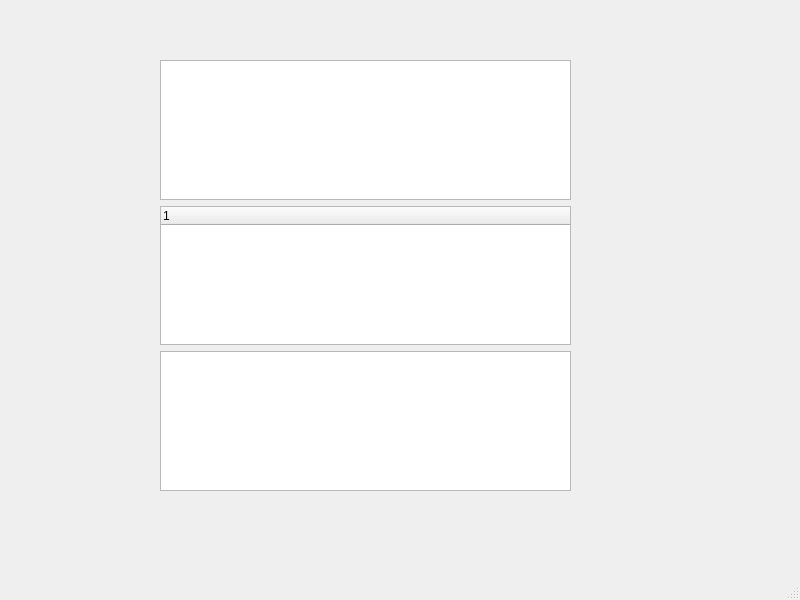
<?xml version="1.0" encoding="UTF-8"?>
<ui version="4.0">
 <class>MainWindow</class>
 <widget class="QMainWindow" name="MainWindow">
  <property name="geometry">
   <rect>
    <x>0</x>
    <y>0</y>
    <width>800</width>
    <height>600</height>
   </rect>
  </property>
  <property name="windowTitle">
   <string>MainWindow</string>
  </property>
  <widget class="QWidget" name="centralwidget">
   <widget class="QWidget" name="verticalLayoutWidget">
    <property name="geometry">
     <rect>
      <x>160</x>
      <y>60</y>
      <width>411</width>
      <height>431</height>
     </rect>
    </property>
    <layout class="QVBoxLayout" name="verticalLayout">
     <item>
      <widget class="QListWidget" name="listWidget"/>
     </item>
     <item>
      <widget class="QTreeWidget" name="treeWidget">
       <column>
        <property name="text">
         <string notr="true">1</string>
        </property>
       </column>
      </widget>
     </item>
     <item>
      <widget class="QTableWidget" name="tableWidget"/>
     </item>
    </layout>
   </widget>
  </widget>
  <widget class="QMenuBar" name="menubar">
   <property name="geometry">
    <rect>
     <x>0</x>
     <y>0</y>
     <width>800</width>
     <height>23</height>
    </rect>
   </property>
  </widget>
  <widget class="QStatusBar" name="statusbar"/>
 </widget>
 <resources/>
 <connections/>
</ui>
